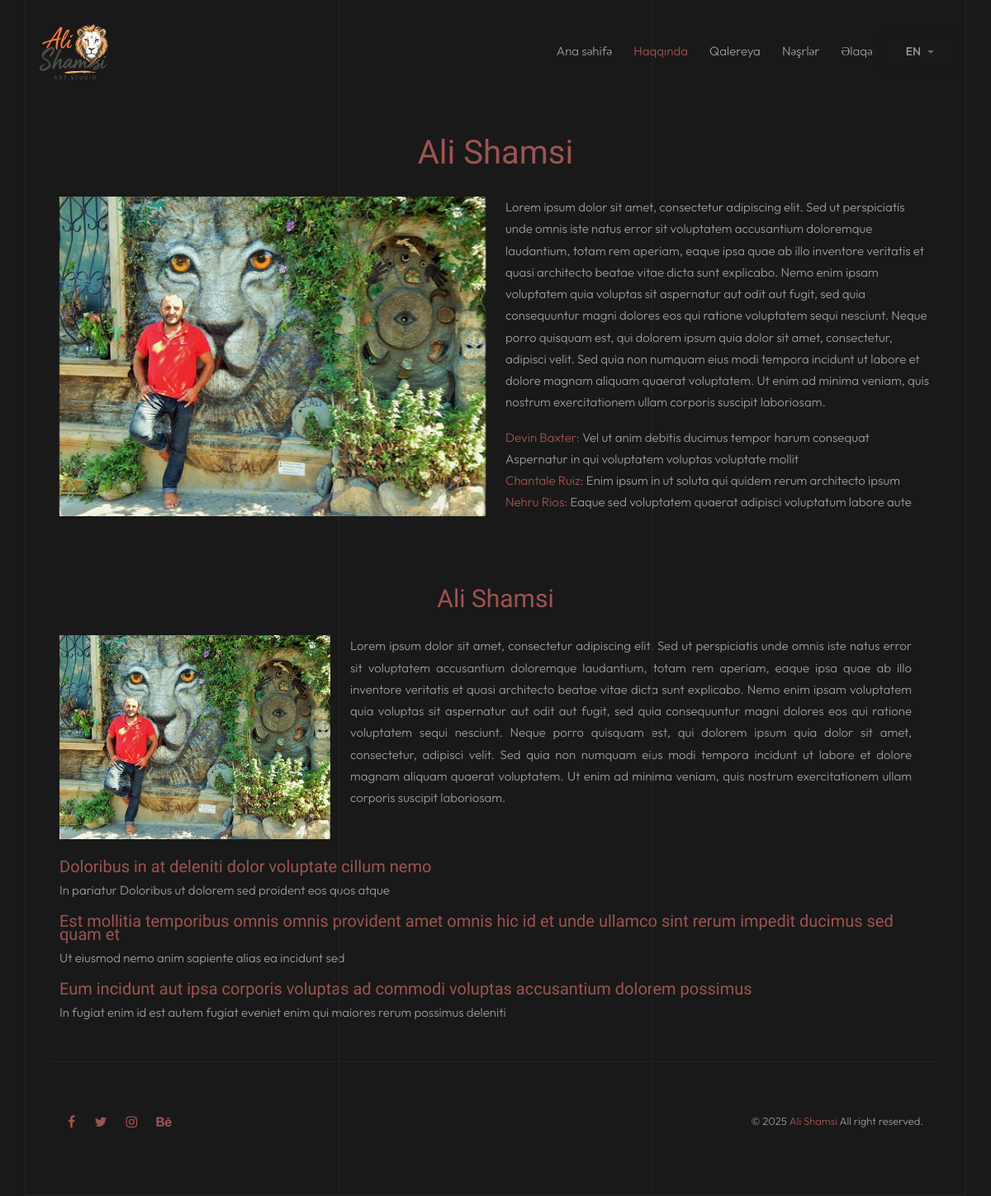
The page /about/ on the database its author committed.
### about/models.py (models this page shows, shortened)
class About(models.Model):
    title = models.CharField(max_length=255)
    description = models.TextField()
    image = models.ImageField(upload_to='about/')

class AboutContact(models.Model):
    name = models.CharField(max_length=255)
    description = models.CharField(max_length=255)
    about = models.ForeignKey(
        About, on_delete=models.CASCADE, related_name="about")

class AboutContent(models.Model):
    title = models.CharField(max_length=255)
    description = models.TextField()
    image = models.ImageField(upload_to='aboutcontent/', blank=True, null=True)

class AboutContentSubSection(models.Model):
    title = models.CharField(max_length=255)
    description = models.CharField(max_length=255)
    about_content = models.ForeignKey(
        AboutContent, on_delete=models.CASCADE, related_name='subsections')

### about/views.py (the view)
# urls.py: path('', views.about_view, name='about'),
def about_view(request):
    about = About.objects.last()
    aboutcontacts = AboutContact.objects.all()
    aboutcontents = AboutContent.objects.prefetch_related('subsections').all()
    context = {
        'about': about,
        'aboutcontacts': aboutcontacts,
        'aboutcontents': aboutcontents,
    }
    return render(request, 'about.html', context)

### templates/about.html (shortened to what this page needs)
{% load static %}
{% load i18n %}
<!DOCTYPE html>
  <html lang="{{ LANGUAGE_CODE }}">
  <head>
    <link
      href="{% static 'assets/css/animate.css' %}"
      rel="stylesheet"
      type="text/css"
    />
    <link
      href="{% static 'assets/css/bootstrap.min.css' %}"
      rel="stylesheet"
      type="text/css"
    />
    <link
      href="{% static 'assets/css/font-awesome.css' %}"
      rel="stylesheet"
      type="text/css"
    />
    <link
      href="{% static 'assets/css/swiper.css' %}"
      rel="stylesheet"
      type="text/css"
    />
    <link
      href="{% static 'assets/css/jquery.fancybox.min.css' %}"
      rel="stylesheet"
      type="text/css"
    />
    <link
      href="{% static 'assets/css/style.css' %}"
      rel="stylesheet"
      type="text/css"
    />
  </head>
  <body>
    <div id="pozo-page-wrapper">
      <div class="content-lines-wrapper">
        <div class="content-lines-inner">
          <div class="content-lines"></div>
        </div>
      </div>
      {% include 'components/navbar.html' %}
      <section class="about pt-130">
        <div class="container">
          <div class="about-title"><h1>{{ about.title }}</h1></div>
          <div class="row">
            <div
              class="col-md-6 image animate-box about-main-image"
              data-animate-effect="fadeInUp"
            >
              <div class="img">
                <img src="{{ about.image.url }}" alt="{{ about.title }}" />
              </div>
            </div>
            <div
              class="col-md-6 image animate-box"
              data-animate-effect="fadeInUp"
            >
              <div class="row">
                <div class="col-md-12">
                  <p>{{ about.description }}</p>
                  <p>
                    {% for aboutcontact in aboutcontacts %}
                    <b>{{aboutcontact.name}}: </b> {{aboutcontact.description}}
                    <br />
                    {% endfor %}
                  </p>
                </div>
              </div>
            </div>
            {% for aboutcontent in aboutcontents %}
            <div>
              <div class="row mt-60 text-center">
                <div class="col-md-12">
                  <h2 class="about-section-title">{{ aboutcontent.title }}</h2>
                  <br />
                </div>
              </div>
              <div class="row">
                <div class="row">
                  {% if aboutcontent.image %}
                  <div class="col-md-4">
                    <img
                      src="{{ aboutcontent.image.url }}"
                      alt="{{ aboutcontent.title }}"
                    />
                  </div>
                  {% endif %}
                  <div
                    class="{% if aboutcontent.image %}col-md-8{% else %}col-md-12{% endif %}"
                  >
                    <p class="text-justify">{{ aboutcontent.description }}</p>
                  </div>
                </div>
                <div class="about-content">
                  {% for subsection in aboutcontent.subsections.all %}
                  <div>
                    <h4>{{ subsection.title }}</h4>
                    <p>{{ subsection.description }}</p>
                  </div>
                  {% endfor %}
                </div>
              </div>
            </div>
            {% endfor %}
          </div>
        </div>
      </section>
      {% include 'components/footer.html' %}
    </div>
  </body>
</html>

### staticfiles/assets/css/style.css (style rules this page uses)
html, body { -moz-osx-font-smoothing: grayscale; -webkit-font-smoothing: antialiased; -moz-font-smoothing: antialiased; font-smoothing: antialiased; }
* { margin: 0; padding: 0; -webkit-box-sizing: border-box; box-sizing: border-box; outline: none; list-style: none; word-wrap: break-word; }
body { font-family: "Outfit", sans-serif; font-size: 15px; line-height: 1.75em; font-weight: 300; color: #999; background: #191919; }
h1, h2, h3, h4, h5, h6 { font-family: "Oswald", sans-serif; font-weight: 400; line-height: 1.25em; color: #9c5451; }
h1 { font-size: 35px; }
h2 { font-size: 30px; }
h4 { font-size: 20px; }
p { font-family: "Outfit", sans-serif; font-size: 15px; line-height: 1.75em; font-weight: 300; color: #999; }
b, strong { color: #9c5451; font-weight: 300; }
img { width: 100%; height: auto; }
:root { scroll-behavior: auto; }
.mt-60 { margin-top: 60px; }
.pt-130 { padding-top: 130px; }
#pozo-page-wrapper { position: relative; overflow: hidden; min-height: 100vh; z-index: 0; padding: 0 60px; }
.content-lines-wrapper { position: absolute; left: 0; width: 100%; height: 100%; overflow: hidden; }
.content-lines-inner { position: absolute; width: 1140px; left: 50%; margin-left: -570px; top: 0; height: 100%; border-left: 1px solid #222; border-right: 1px solid #222; border-bottom: 1px solid #222; }
.content-lines { position: absolute; left: 33.333333%; right: 33.333333%; height: 100%; border-left: 1px solid #222; border-right: 1px solid #222; }
.js .animate-box { opacity: 0; }
.about { margin-bottom: 30px; margin-top: 30px; }
.about .image { position: relative; }
.about .image .img { position: relative; margin-bottom: 20px; }
@media (min-width: 1200px) { .container { max-width: 1140px !important; } }
.about-section-title { margin: 0 !important; }
.text-justify { text-align: justify; }
.about-content { margin-top: 25px; }
.about-content h4 { line-height: 1rem; }
.about-title { display: flex; align-items: center; justify-content: center; width: 100%; margin-bottom: 20px; }
.about-title h1 { font-size: 40px !important; }
.animate-box { opacity: 0; transform: translateY(30px); animation: fadeInUp 0.8s ease forwards; }

### rows shown on the page
About: title "Ali Shamsi", image (picture), description "Lorem ipsum dolor sit amet, consectetur adipiscing elit. Sed ut perspiciatis unde omnis iste natus error sit voluptatem accusantium doloremque laudantium, totam rem aperiam, eaque ipsa quae ab illo inventore veritatis et quasi architecto beatae vitae dicta sunt explicabo. Nemo enim ipsam voluptatem quia voluptas sit aspernatur aut odit aut fugit, sed quia consequuntur magni dolores eos qui ratione voluptatem sequi nesciunt. Neque porro quisquam est, qui dolorem ipsum quia dolor sit amet, consectetur, adipisci velit. Sed quia non numquam eius modi tempora incidunt ut labore et dolore magnam aliquam quaerat voluptatem. Ut enim ad minima veniam, quis nostrum exercitationem ullam corporis…"
AboutContact: name "Devin Baxter", description "Vel ut anim debitis ducimus tempor harum consequat Aspernatur in qui voluptatem voluptas voluptate mollit"
AboutContact: name "Chantale Ruiz", description "Enim ipsum in ut soluta qui quidem rerum architecto ipsum"
AboutContact: name "Nehru Rios", description "Eaque sed voluptatem quaerat adipisci voluptatum labore aute"
AboutContent: title "Ali Shamsi", image (picture), description "Lorem ipsum dolor sit amet, consectetur adipiscing elit. Sed ut perspiciatis unde omnis iste natus error sit voluptatem accusantium doloremque laudantium, totam rem aperiam, eaque ipsa quae ab illo inventore veritatis et quasi architecto beatae vitae dicta sunt explicabo. Nemo enim ipsam voluptatem quia voluptas sit aspernatur aut odit aut fugit, sed quia consequuntur magni dolores eos qui ratione voluptatem sequi nesciunt. Neque porro quisquam est, qui dolorem ipsum quia dolor sit amet, consectetur, adipisci velit. Sed quia non numquam eius modi tempora incidunt ut labore et dolore magnam aliquam quaerat voluptatem. Ut enim ad minima veniam, quis nostrum exercitationem ullam corporis…"
AboutContentSubSection: title "Doloribus in at deleniti dolor voluptate cillum nemo", description "In pariatur Doloribus ut dolorem sed proident eos quos atque"
AboutContentSubSection: title "Est mollitia temporibus omnis omnis provident amet omnis hic id et unde ullamco sint rerum impedit ducimus sed quam et", description "Ut eiusmod nemo anim sapiente alias ea incidunt sed"
AboutContentSubSection: title "Eum incidunt aut ipsa corporis voluptas ad commodi voluptas accusantium dolorem possimus", description "In fugiat enim id est autem fugiat eveniet enim qui maiores rerum possimus deleniti"
